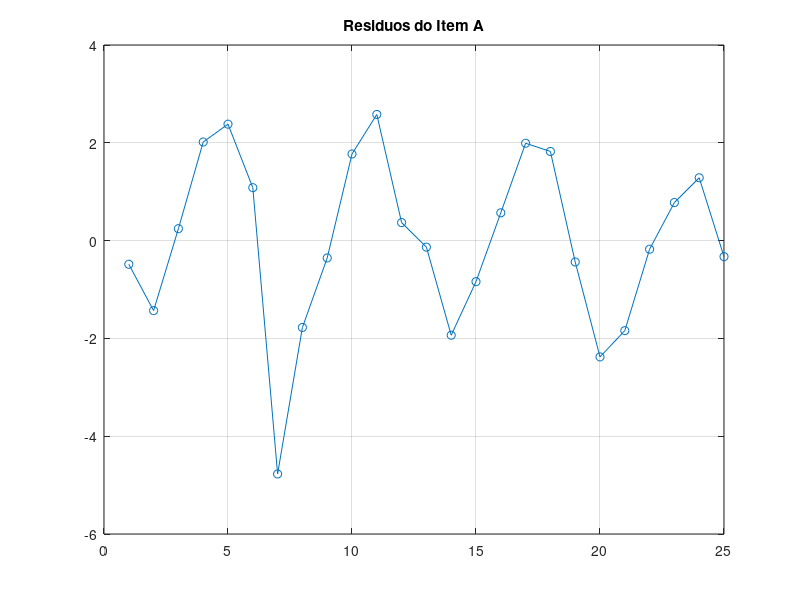

The MATLAB script that drew this image:
t = linspace(1,25,25);
y = [5.0291 6.5099 5.3666 4.1272 4.2948 6.1261 12.5140 10.0502 9.1614 7.5677 7.2920 10.0357 11.0708 13.4045 12.8415 11.9666 11.0765 11.7774 14.5701 17.0440 17.0398 15.9069 15.4850 15.5112 17.6572];

matrizF = eye(2);
matriz_todo = [ones(1,25); t];

a11 = 25;
matrizF(1, 1) = a11;
a12 = 0;
a22 = 0;

for i = 1:25
  a12 = a12 + matriz_todo(2, i);
  a22 = a22 + matriz_todo(2, i)^2;
endfor
matrizF(1, 2) = a12;
matrizF(2, 1) = a12;
matrizF(2, 2) = a22;

matrizF

matrizb = [1; 1];
b1 = 0;
b2 = 0;

for i = 1:25
  b1 = b1 + (y(i)*matriz_todo(1, i));
  b2 = b2 + (y(i)*matriz_todo(2, i));
endfor

matrizb(1,1) = b1;
matrizb(2,1) = b2;

matrizb

valor_coef = matrizF \ matrizb

 %parte residuo;

y_previsto = valor_coef(1) + valor_coef(2) * t;

residuos = y_previsto - y;


plot(t, residuos, 'o-'); % 'o-' faz a linha com as bolinhas marcando os pontos
title('Residuos do Item A');
grid on;
